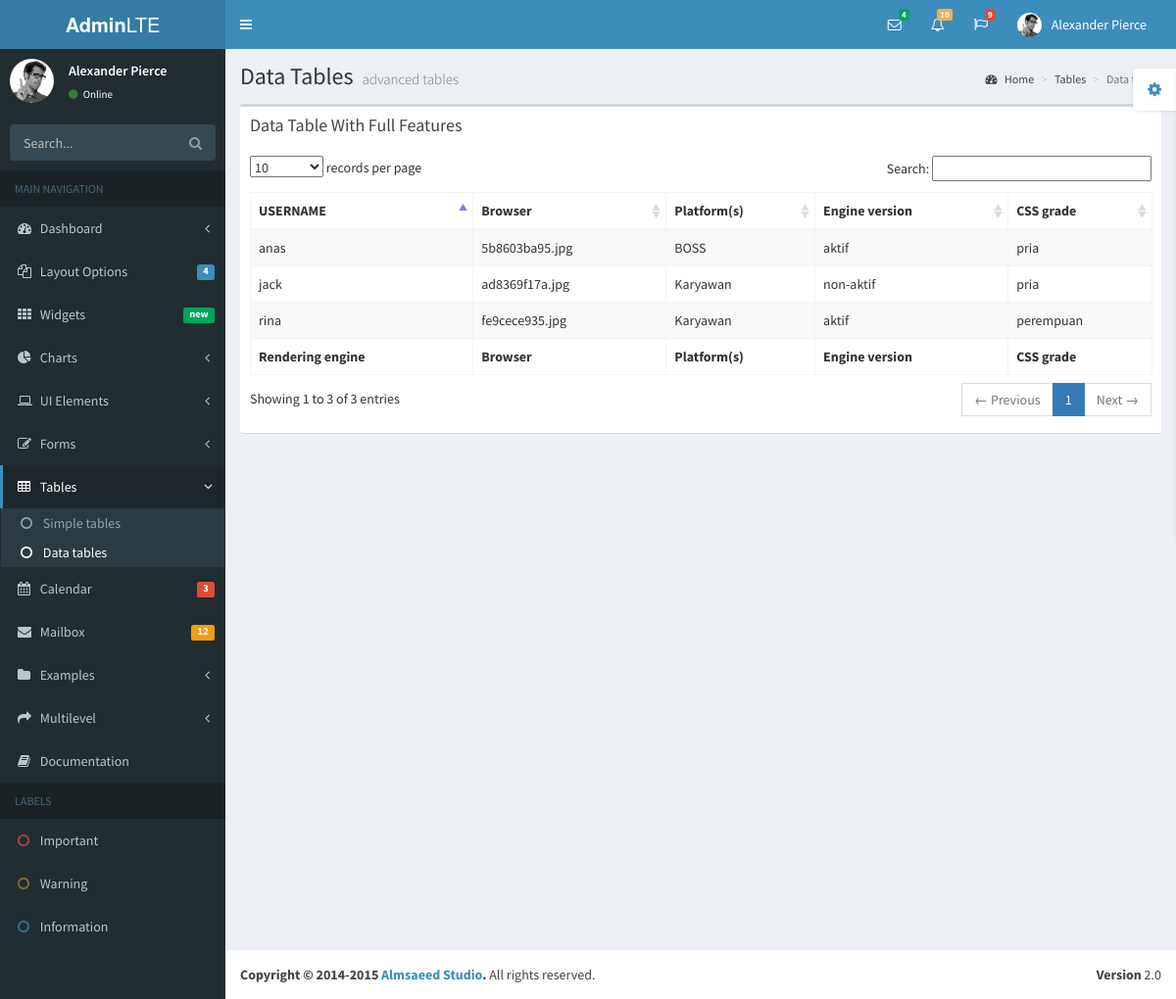
The page /pages/tables/data.php on the database its author committed.
### tables this page shows
CREATE TABLE IF NOT EXISTS `karyawan` (
  `id_user` int(11) NOT NULL,
  `username` varchar(100) NOT NULL,
  `jabatan` int(11) NOT NULL,
  `status` int(11) NOT NULL,
  `password` char(32) NOT NULL,
  `salt` varchar(10) NOT NULL,
  `foto_ktp` varchar(100) NOT NULL,
  `nama` varchar(100) NOT NULL,
  `tempat_lahir` varchar(100) NOT NULL,
  `tgl_lahir` date NOT NULL,
  `kelamin` int(11) NOT NULL,
  `alamat` varchar(500) NOT NULL,
  `agama` int(11) NOT NULL,
  `status_perkawinan` int(11) NOT NULL,
  `no_telp` varchar(15) NOT NULL
);

### pages/tables/data.php (the view, shortened to what this page needs)
<!DOCTYPE html>
<html>
  <head>
    <link href="../../bootstrap/css/bootstrap.min.css" rel="stylesheet" type="text/css" />
    <link href="https://maxcdn.bootstrapcdn.com/font-awesome/4.3.0/css/font-awesome.min.css" rel="stylesheet" type="text/css" />
    <link href="http://code.ionicframework.com/ionicons/2.0.0/css/ionicons.min.css" rel="stylesheet" type="text/css" />
    <link href="../../plugins/datatables/dataTables.bootstrap.css" rel="stylesheet" type="text/css" />
    <link href="../../dist/css/AdminLTE.min.css" rel="stylesheet" type="text/css" />
    <link href="../../dist/css/skins/_all-skins.min.css" rel="stylesheet" type="text/css" />
  </head>
  <body class="skin-blue">
    <div class="wrapper">
      <header class="main-header">
        <a href="../../index2.html" class="logo"><b>Admin</b>LTE</a>
        <nav class="navbar navbar-static-top" role="navigation">
          <a href="#" class="sidebar-toggle" data-toggle="offcanvas" role="button">
          </a>
          <div class="navbar-custom-menu">
            <ul class="nav navbar-nav">
              <li class="dropdown messages-menu">
                <a href="#" class="dropdown-toggle" data-toggle="dropdown">
                  <i class="fa fa-envelope-o"></i>
                  <span class="label label-success">4</span>
                </a>
              </li>
              <li class="dropdown notifications-menu">
                <a href="#" class="dropdown-toggle" data-toggle="dropdown">
                  <i class="fa fa-bell-o"></i>
                  <span class="label label-warning">10</span>
                </a>
              </li>
              <li class="dropdown tasks-menu">
                <a href="#" class="dropdown-toggle" data-toggle="dropdown">
                  <i class="fa fa-flag-o"></i>
                  <span class="label label-danger">9</span>
                </a>
              </li>
              <li class="dropdown user user-menu">
                <a href="#" class="dropdown-toggle" data-toggle="dropdown">
                  <img src="../../dist/img/user2-160x160.jpg" class="user-image" alt="User Image"/>
                  <span class="hidden-xs">Alexander Pierce</span>
                </a>
              </li>
            </ul>
          </div>
        </nav>
      </header>
      <aside class="main-sidebar">
        <section class="sidebar">
          <div class="user-panel">
            <div class="pull-left image">
              <img src="../../dist/img/user2-160x160.jpg" class="img-circle" alt="User Image" />
            </div>
            <div class="pull-left info">
              <p>Alexander Pierce</p>
              <a href="#"><i class="fa fa-circle text-success"></i> Online</a>
            </div>
          </div>
          <form action="#" method="get" class="sidebar-form">
            <div class="input-group">
              <input type="text" name="q" class="form-control" placeholder="Search..."/>
              <span class="input-group-btn">
                <button type='submit' name='seach' id='search-btn' class="btn btn-flat"><i class="fa fa-search"></i></button>
              </span>
            </div>
          </form>
          <ul class="sidebar-menu">
            <li class="header">MAIN NAVIGATION</li>
            <li class="treeview">
              <a href="#">
                <i class="fa fa-dashboard"></i> <span>Dashboard</span> <i class="fa fa-angle-left pull-right"></i>
              </a>
            </li>
            <li class="treeview">
              <a href="#">
                <i class="fa fa-files-o"></i>
                <span>Layout Options</span>
                <span class="label label-primary pull-right">4</span>
              </a>
            </li>
            <li>
              <a href="../widgets.html">
                <i class="fa fa-th"></i> <span>Widgets</span> <small class="label pull-right bg-green">new</small>
              </a>
            </li>
            <li class="treeview">
              <a href="#">
                <i class="fa fa-pie-chart"></i>
                <span>Charts</span>
                <i class="fa fa-angle-left pull-right"></i>
              </a>
            </li>
            <li class="treeview">
              <a href="#">
                <i class="fa fa-laptop"></i>
                <span>UI Elements</span>
                <i class="fa fa-angle-left pull-right"></i>
              </a>
            </li>
            <li class="treeview">
              <a href="#">
                <i class="fa fa-edit"></i> <span>Forms</span>
                <i class="fa fa-angle-left pull-right"></i>
              </a>
            </li>
            <li class="treeview active">
              <a href="#">
                <i class="fa fa-table"></i> <span>Tables</span>
                <i class="fa fa-angle-left pull-right"></i>
              </a>
              <ul class="treeview-menu">
                <li><a href="simple.html"><i class="fa fa-circle-o"></i> Simple tables</a></li>
                <li class="active"><a href="data.html"><i class="fa fa-circle-o"></i> Data tables</a></li>
              </ul>
            </li>
            <li>
              <a href="../calendar.html">
                <i class="fa fa-calendar"></i> <span>Calendar</span>
                <small class="label pull-right bg-red">3</small>
              </a>
            </li>
            <li>
              <a href="../mailbox/mailbox.html">
                <i class="fa fa-envelope"></i> <span>Mailbox</span>
                <small class="label pull-right bg-yellow">12</small>
              </a>
            </li>
            <li class="treeview">
              <a href="#">
                <i class="fa fa-folder"></i> <span>Examples</span>
                <i class="fa fa-angle-left pull-right"></i>
              </a>
            </li>
            <li class="treeview">
              <a href="#">
                <i class="fa fa-share"></i> <span>Multilevel</span>
                <i class="fa fa-angle-left pull-right"></i>
              </a>
            </li>
            <li><a href="../../documentation/index.html"><i class="fa fa-book"></i> Documentation</a></li>
            <li class="header">LABELS</li>
            <li><a href="#"><i class="fa fa-circle-o text-danger"></i> Important</a></li>
            <li><a href="#"><i class="fa fa-circle-o text-warning"></i> Warning</a></li>
            <li><a href="#"><i class="fa fa-circle-o text-info"></i> Information</a></li>
          </ul>
        </section>
      </aside>
      <div class="content-wrapper">
        <section class="content-header">
          <h1>
            Data Tables
            <small>advanced tables</small>
          </h1>
          <ol class="breadcrumb">
            <li><a href="#"><i class="fa fa-dashboard"></i> Home</a></li>
            <li><a href="#">Tables</a></li>
            <li class="active">Data tables</li>
          </ol>
        </section>
        <section class="content">
          <div class="row">
            <div class="col-xs-12">
			  <div class="box">
                <div class="box-header">
                  <h3 class="box-title">Data Table With Full Features</h3>
                </div>
                <div class="box-body">
                  <table id="example1" class="table table-bordered table-striped">
                    <thead>
                      <tr>
                        <th>USERNAME</th>
                        <th>Browser</th>
                        <th>Platform(s)</th>
                        <th>Engine version</th>
                        <th>CSS grade</th>
                      </tr>
                    </thead>
                    <tbody>
					<?php
					$dbHost = 'localhost';
					$dbUser = 'root';
					$dbPass = '';
					$dbName = 'ta_toko';
					$mysqli = mysqli_connect($dbHost, $dbUser, $dbPass, $dbName)
							or die('Error Connecting to MySQL DataBase');
					  $sqlKaryawan = "SELECT * FROM karyawan";
					  $resultKaryawan = mysqli_query($mysqli, $sqlKaryawan);
					while ($rowKaryawan = mysqli_fetch_object($resultKaryawan)) { ?>
					  <tr>
						<td><?php echo $rowKaryawan->username; ?></td>
						<td><?php echo $rowKaryawan->foto_ktp; ?></td>
						<td><?php if($rowKaryawan->jabatan == 0){ echo "BOSS"; } else { echo "Karyawan"; }?></td>
						<td><?php if($rowKaryawan->status == 0){ echo "non-aktif"; } else { echo "aktif"; }?></td>
						<td><?php if($rowKaryawan->kelamin == 0){ echo "perempuan"; } else { echo "pria"; }?></td>
					  </tr>
					<?php } ?>
                    </tbody>
                    <tfoot>
                      <tr>
                        <th>Rendering engine</th>
                        <th>Browser</th>
                        <th>Platform(s)</th>
                        <th>Engine version</th>
                        <th>CSS grade</th>
                      </tr>
                    </tfoot>
                  </table>
                </div>
              </div>
            </div>
          </div>
        </section>
      </div>
      <footer class="main-footer">
        <div class="pull-right hidden-xs">
          <b>Version</b> 2.0
        </div>
        <strong>Copyright &copy; 2014-2015 <a href="http://almsaeedstudio.com">Almsaeed Studio</a>.</strong> All rights reserved.
      </footer>
    </div>
  </body>
</html>

### rows shown on the page
karyawan: username "anas", foto_ktp "5b8603ba95.jpg", jabatan "BOSS", status "aktif", kelamin "pria"
karyawan: username "rina", foto_ktp "fe9cece935.jpg", jabatan "Karyawan", status "aktif", kelamin "perempuan"
karyawan: username "jack", foto_ktp "ad8369f17a.jpg", jabatan "Karyawan", status "non-aktif", kelamin "pria"
